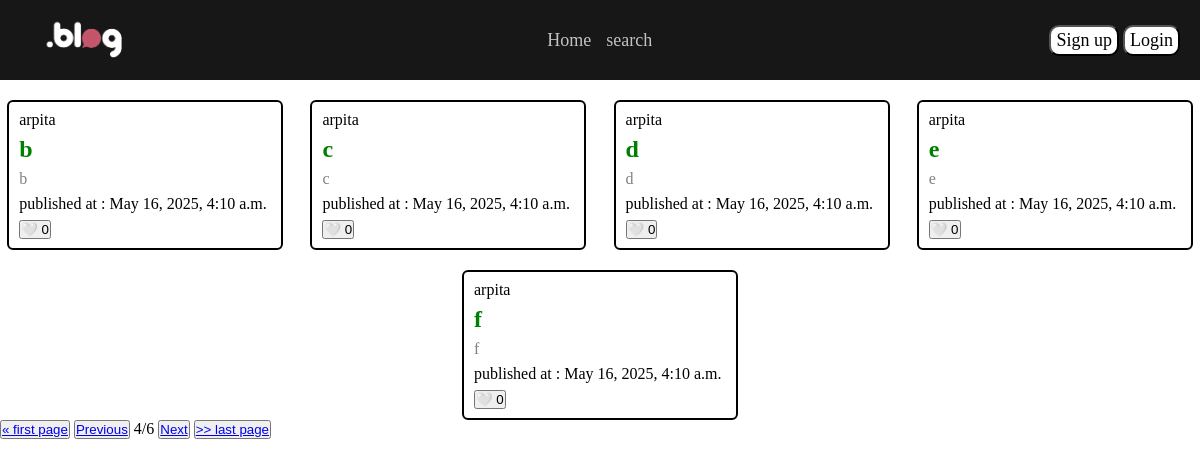
/?page=4, run on the app's committed database.
### basic/models.py (models this page shows, shortened)
class Blog(models.Model):
    title = models.CharField(max_length=100)
    content = models.TextField()
    is_published = models.BooleanField(default=False)
    created_at = models.DateTimeField(auto_now_add=True)
    like = models.IntegerField(default=0)
    user = models.ForeignKey(
        settings.AUTH_USER_MODEL,
        on_delete=models.CASCADE, # agar user delete hua to uske sarey blogs delete ho jayenge.
        default= None,
    )

### user/models.py (models this page shows)
class CustomUser(AbstractUser):
    email = models.EmailField(max_length=255,unique=True)

### basic/views.py (the view)
# urls.py: path('', home_view, name="home_view"),
def home_view(request):
    page_no = request.GET.get("page") or 1
    is_logged_in = check_login_view(request)
    data = Blog.objects.filter(is_published__exact = True).select_related('user')
    paginator = Paginator(data,5)
    page_blogs = paginator.get_page(page_no)
    if is_logged_in:
        profile = UserProfile.objects.get(user = request.user)
        dict = {
        "blogs": page_blogs,
        "is_logged_in" : is_logged_in,
        "liked_list" : json.loads(profile.liked_blog_ids)
    }
    else:
        dict = {
        "blogs": page_blogs,
        "is_logged_in" : is_logged_in
    }
    return render(request, 'basic/blogCard.html', context=dict)

### user/views.py (called while the page is built)
def check_login_view(request):
    if request.user.is_authenticated:
        return True
    else:
        return False

### basic/templates/basic/blogCard.html
{% extends "basic/base.html" %}
{% load static %}
{% block "styleSheet" %}
{{block.super}}
<link rel="stylesheet" href="{% static 'basic/css/blogCard.css' %}">
{% endblock "styleSheet" %}
{% block "mainContent" %}
<div class="blog-card-container">
{% include "basic/components/cards.html" %}
</div>
{% if blogs.has_previous %}
<button><a href="?page=1">&laquo; first page</a></button>
<button><a href="?page={{blogs.previous_page_number}}">Previous</a></button>
{% endif %}
<span>
    {{blogs.number}}/{{blogs.paginator.num_pages}}
</span>
{% if blogs.has_next %}
<button><a href="?page={{blogs.next_page_number}}">Next</a></button>
<button><a href="?page={{blogs.paginator.num_pages}}"> >> last page</a></button>
{% endif %}
{% endblock "mainContent" %}

### basic/templates/basic/components/cards.html (shortened to what this page needs)
{% for item in blogs %}
<div class="blog-card">
    {{item.user.username}}
    <h2 class='cursor-pointer'><a href="{% url 'blog_content_view' item.id 'no' %}">{{item.title}}</a></h2>
    <p>{{item.content|truncatewords:15}}</p>
    <span>published at : {{item.created_at}}</span>
    <form method='POST' action="{% url 'update_like_count_view' item.id %}">
        {% if item.id in liked_list %}
             <button type="submit">❤️ {{item.like}}</button>
        {% else %}
             <button type="submit">🤍 {{item.like}}</button>
        {% endif %}
    </form>
</div>
{% endfor %}

### basic/static/basic/css/home.css (style rules this page uses)
* { margin: 0; padding: 0; box-sizing: border-box; }
html, body { width: 100dvw; height: 100dvh; overflow-x: hidden !important; }
.cursor-pointer { cursor: pointer; }

### basic/static/basic/css/blogCard.css (style rules this page uses)
.blog-card-container { margin-top: 20px; display: flex; justify-content: space-evenly; flex-wrap: wrap; gap: 20px; }
.blog-card { display: flex; flex-direction: column; justify-content: space-around; width: 23%; height: 150px; border-radius: 6px; border: 2px solid black; padding: 5px 10px; }
.blog-card p { color: gray; }
.blog-card h2 a { color: green; text-decoration: none; }

### data on the page
Blog: user.username "arpita", title "b", content "b", created_at "May 16, 2025, 4:10 a.m.", like "0"
Blog: user.username "arpita", title "c", content "c", created_at "May 16, 2025, 4:10 a.m.", like "0"
Blog: user.username "arpita", title "d", content "d", created_at "May 16, 2025, 4:10 a.m.", like "0"
Blog: user.username "arpita", title "e", content "e", created_at "May 16, 2025, 4:10 a.m.", like "0"
Blog: user.username "arpita", title "f", content "f", created_at "May 16, 2025, 4:10 a.m.", like "0"

### other printed values
{{ blogs.number }} "4"
{{ blogs.paginator.num_pages }} "6"
